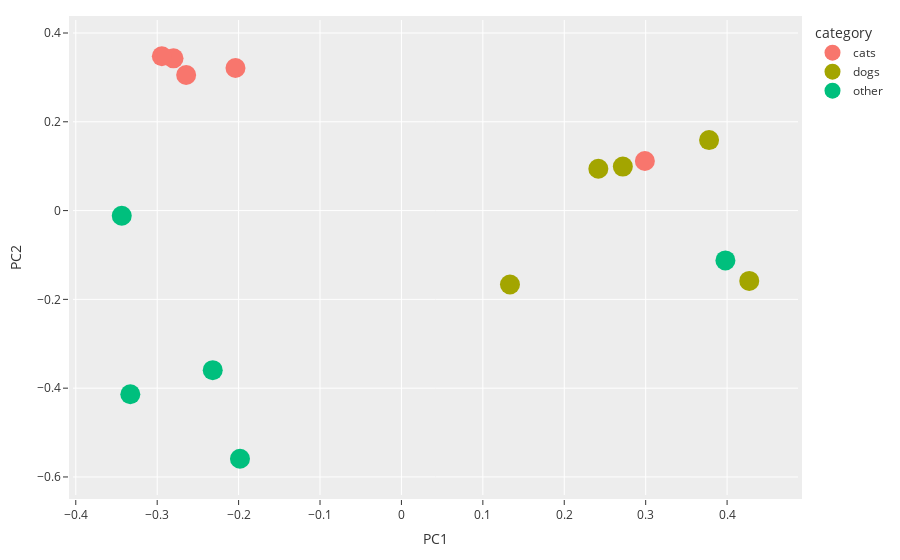

Notebook cell for this chart:
### Code cell
emb_array, sent_inputs = add_embeddings_to_array(new_sents, emb_array, sent_inputs)
fig = plot_vectors(emb_array, sent_inputs)
fig.show()

### Figure 1 — Plotly figure (JSON) as saved in the notebook; plotly's stock layout.template omitted (floating-point values rounded to 4 significant figures)
{"data": [{"customdata": [["The Bengal showed off its striking coat pattern."], ["A lion's powerful roar echoed through the plains."], ["A leopard's spots provided perfect camouflage in the dappled light."], ["A cheetah's unmatched speed allowed it to outrun its prey."], ["The Sphynx basked in the warmth of its owner's lap."]], "hovertemplate": "category=cats<br>PC1=%{x}<br>PC2=%{y}<br>sentence=%{customdata[0]}<extra></extra>", "legendgroup": "cats", "marker": {"color": "#F8766D", "size": 20, "symbol": "circle"}, "mode": "markers", "name": "cats", "orientation": "v", "showlegend": true, "type": "scatter", "x": [-0.2644, -0.2038, -0.28, -0.2943, 0.299], "xaxis": "x", "y": [0.3054, 0.3212, 0.3429, 0.3476, 0.1116], "yaxis": "y"}, {"customdata": [["The golden retriever chased after the frisbee."], ["The playful puppy rolled in the grass."], ["A loyal companion is always by your side."], ["The Labrador retriever enjoyed playing in the water."], ["The family adopted a furry friend from the shelter."]], "hovertemplate": "category=dogs<br>PC1=%{x}<br>PC2=%{y}<br>sentence=%{customdata[0]}<extra></extra>", "legendgroup": "dogs", "marker": {"color": "#A3A500", "size": 20, "symbol": "circle"}, "mode": "markers", "name": "dogs", "orientation": "v", "showlegend": true, "type": "scatter", "x": [0.2719, 0.2419, 0.1333, 0.3779, 0.4272], "xaxis": "x", "y": [0.09904, 0.09429, -0.1665, 0.1587, -0.1583], "yaxis": "y"}, {"customdata": [["Who doesn't love going to the Alps in the summer?"], ["The chef prepared a delicious vegetable stir-fry for dinner."], ["The astronomer gazed at the distant stars, searching for undiscovered galaxies."], ["The young artist skillfully painted a beautiful landscape on the canvas."], ["John is loving taking his new puppy out for walks in the morning."]], "hovertemplate": "category=other<br>PC1=%{x}<br>PC2=%{y}<br>sentence=%{customdata[0]}<extra></extra>", "legendgroup": "other", "marker": {"color": "#00BF7D", "size": 20, "symbol": "circle"}, "mode": "markers", "name": "other", "orientation": "v", "showlegend": true, "type": "scatter", "x": [-0.1983, -0.2318, -0.333, -0.3435, 0.3979], "xaxis": "x", "y": [-0.559, -0.3594, -0.4138, -0.01152, -0.1122], "yaxis": "y"}], "layout": {"legend": {"title": {"text": "category"}, "tracegroupgap": 0}, "margin": {"b": 20, "l": 20, "pad": 4, "r": 20, "t": 20}, "xaxis": {"anchor": "y", "domain": [0, 1], "title": {"text": "PC1"}}, "yaxis": {"anchor": "x", "domain": [0, 1], "title": {"text": "PC2"}}}}
